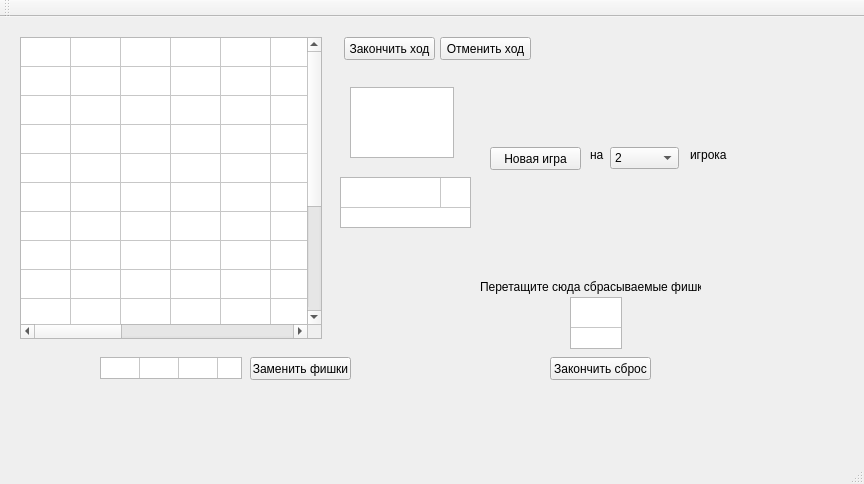
<?xml version="1.0" encoding="UTF-8"?>
<ui version="4.0">
 <class>MainWindow</class>
 <widget class="QMainWindow" name="MainWindow">
  <property name="geometry">
   <rect>
    <x>0</x>
    <y>0</y>
    <width>864</width>
    <height>484</height>
   </rect>
  </property>
  <property name="maximumSize">
   <size>
    <width>864</width>
    <height>16777215</height>
   </size>
  </property>
  <property name="windowTitle">
   <string>MainWindow</string>
  </property>
  <widget class="QWidget" name="centralWidget">
   <widget class="QTableWidget" name="square">
    <property name="geometry">
     <rect>
      <x>20</x>
      <y>20</y>
      <width>302</width>
      <height>302</height>
     </rect>
    </property>
    <property name="maximumSize">
     <size>
      <width>16777215</width>
      <height>16777215</height>
     </size>
    </property>
    <property name="font">
     <font>
      <pointsize>12</pointsize>
      <weight>75</weight>
      <bold>true</bold>
     </font>
    </property>
    <property name="editTriggers">
     <set>QAbstractItemView::NoEditTriggers</set>
    </property>
    <property name="dragEnabled">
     <bool>true</bool>
    </property>
    <property name="dragDropOverwriteMode">
     <bool>true</bool>
    </property>
    <property name="dragDropMode">
     <enum>QAbstractItemView::DragDrop</enum>
    </property>
    <property name="defaultDropAction">
     <enum>Qt::IgnoreAction</enum>
    </property>
    <property name="selectionMode">
     <enum>QAbstractItemView::NoSelection</enum>
    </property>
    <property name="textElideMode">
     <enum>Qt::ElideMiddle</enum>
    </property>
    <attribute name="horizontalHeaderVisible">
     <bool>false</bool>
    </attribute>
    <attribute name="horizontalHeaderDefaultSectionSize">
     <number>50</number>
    </attribute>
    <attribute name="horizontalHeaderMinimumSectionSize">
     <number>20</number>
    </attribute>
    <attribute name="verticalHeaderVisible">
     <bool>false</bool>
    </attribute>
    <attribute name="verticalHeaderDefaultSectionSize">
     <number>29</number>
    </attribute>
    <attribute name="verticalHeaderMinimumSectionSize">
     <number>20</number>
    </attribute>
    <row>
     <property name="text">
      <string>1s</string>
     </property>
    </row>
    <row>
     <property name="text">
      <string>2s</string>
     </property>
    </row>
    <row>
     <property name="text">
      <string>3s</string>
     </property>
    </row>
    <row>
     <property name="text">
      <string>4s</string>
     </property>
    </row>
    <row>
     <property name="text">
      <string>5s</string>
     </property>
    </row>
    <row>
     <property name="text">
      <string>6s</string>
     </property>
    </row>
    <row>
     <property name="text">
      <string>7s</string>
     </property>
    </row>
    <row>
     <property name="text">
      <string>8s</string>
     </property>
    </row>
    <row>
     <property name="text">
      <string>9s</string>
     </property>
    </row>
    <row>
     <property name="text">
      <string>10s</string>
     </property>
    </row>
    <row>
     <property name="text">
      <string>11s</string>
     </property>
    </row>
    <row>
     <property name="text">
      <string>12s</string>
     </property>
    </row>
    <row>
     <property name="text">
      <string>13s</string>
     </property>
    </row>
    <row>
     <property name="text">
      <string>14s</string>
     </property>
    </row>
    <row>
     <property name="text">
      <string>15s</string>
     </property>
    </row>
    <column>
     <property name="text">
      <string>1</string>
     </property>
    </column>
    <column>
     <property name="text">
      <string>2</string>
     </property>
    </column>
    <column>
     <property name="text">
      <string>3</string>
     </property>
    </column>
    <column>
     <property name="text">
      <string>4</string>
     </property>
    </column>
    <column>
     <property name="text">
      <string>5</string>
     </property>
    </column>
    <column>
     <property name="text">
      <string>6</string>
     </property>
    </column>
    <column>
     <property name="text">
      <string>7</string>
     </property>
    </column>
    <column>
     <property name="text">
      <string>8</string>
     </property>
    </column>
    <column>
     <property name="text">
      <string>9</string>
     </property>
    </column>
    <column>
     <property name="text">
      <string>10</string>
     </property>
    </column>
    <column>
     <property name="text">
      <string>11</string>
     </property>
    </column>
    <column>
     <property name="text">
      <string>12</string>
     </property>
    </column>
    <column>
     <property name="text">
      <string>13</string>
     </property>
    </column>
    <column>
     <property name="text">
      <string>14</string>
     </property>
    </column>
    <column>
     <property name="text">
      <string>15</string>
     </property>
    </column>
    <item row="0" column="0">
     <property name="text">
      <string/>
     </property>
     <property name="background">
      <brush brushstyle="NoBrush">
       <color alpha="255">
        <red>1</red>
        <green>0</green>
        <blue>0</blue>
       </color>
      </brush>
     </property>
    </item>
   </widget>
   <widget class="QTableWidget" name="letters">
    <property name="geometry">
     <rect>
      <x>100</x>
      <y>340</y>
      <width>142</width>
      <height>22</height>
     </rect>
    </property>
    <property name="verticalScrollBarPolicy">
     <enum>Qt::ScrollBarAlwaysOff</enum>
    </property>
    <property name="horizontalScrollBarPolicy">
     <enum>Qt::ScrollBarAlwaysOff</enum>
    </property>
    <property name="editTriggers">
     <set>QAbstractItemView::NoEditTriggers</set>
    </property>
    <property name="dragDropMode">
     <enum>QAbstractItemView::DragOnly</enum>
    </property>
    <property name="defaultDropAction">
     <enum>Qt::MoveAction</enum>
    </property>
    <property name="selectionMode">
     <enum>QAbstractItemView::SingleSelection</enum>
    </property>
    <attribute name="horizontalHeaderVisible">
     <bool>false</bool>
    </attribute>
    <attribute name="horizontalHeaderDefaultSectionSize">
     <number>39</number>
    </attribute>
    <attribute name="horizontalHeaderMinimumSectionSize">
     <number>20</number>
    </attribute>
    <attribute name="verticalHeaderVisible">
     <bool>false</bool>
    </attribute>
    <attribute name="verticalHeaderDefaultSectionSize">
     <number>21</number>
    </attribute>
    <attribute name="verticalHeaderMinimumSectionSize">
     <number>20</number>
    </attribute>
    <row>
     <property name="text">
      <string>Новая строка</string>
     </property>
    </row>
    <column>
     <property name="text">
      <string>Новый столбец</string>
     </property>
    </column>
    <column>
     <property name="text">
      <string>Новый столбец</string>
     </property>
    </column>
    <column>
     <property name="text">
      <string>Новый столбец</string>
     </property>
    </column>
    <column>
     <property name="text">
      <string>Новый столбец</string>
     </property>
    </column>
    <column>
     <property name="text">
      <string>Новый столбец</string>
     </property>
    </column>
    <column>
     <property name="text">
      <string>Новый столбец</string>
     </property>
    </column>
    <column>
     <property name="text">
      <string>Новый столбец</string>
     </property>
    </column>
    <item row="0" column="0">
     <property name="text">
      <string/>
     </property>
    </item>
    <item row="0" column="1">
     <property name="text">
      <string/>
     </property>
    </item>
    <item row="0" column="2">
     <property name="text">
      <string/>
     </property>
    </item>
    <item row="0" column="3">
     <property name="text">
      <string/>
     </property>
    </item>
    <item row="0" column="4">
     <property name="text">
      <string/>
     </property>
    </item>
    <item row="0" column="5">
     <property name="text">
      <string/>
     </property>
    </item>
    <item row="0" column="6">
     <property name="text">
      <string/>
     </property>
    </item>
   </widget>
   <widget class="QPushButton" name="endMove">
    <property name="geometry">
     <rect>
      <x>344</x>
      <y>20</y>
      <width>91</width>
      <height>23</height>
     </rect>
    </property>
    <property name="text">
     <string>Закончить ход</string>
    </property>
   </widget>
   <widget class="QTextEdit" name="log">
    <property name="geometry">
     <rect>
      <x>350</x>
      <y>70</y>
      <width>104</width>
      <height>71</height>
     </rect>
    </property>
   </widget>
   <widget class="QPushButton" name="cancelMove">
    <property name="geometry">
     <rect>
      <x>440</x>
      <y>20</y>
      <width>91</width>
      <height>23</height>
     </rect>
    </property>
    <property name="text">
     <string>Отменить ход</string>
    </property>
   </widget>
   <widget class="QPushButton" name="change">
    <property name="geometry">
     <rect>
      <x>250</x>
      <y>340</y>
      <width>101</width>
      <height>23</height>
     </rect>
    </property>
    <property name="text">
     <string>Заменить фишки</string>
    </property>
   </widget>
   <widget class="QTableWidget" name="rubbish">
    <property name="geometry">
     <rect>
      <x>570</x>
      <y>280</y>
      <width>52</width>
      <height>52</height>
     </rect>
    </property>
    <property name="dragDropMode">
     <enum>QAbstractItemView::DragDrop</enum>
    </property>
    <property name="defaultDropAction">
     <enum>Qt::IgnoreAction</enum>
    </property>
    <property name="selectionMode">
     <enum>QAbstractItemView::NoSelection</enum>
    </property>
    <attribute name="horizontalHeaderVisible">
     <bool>false</bool>
    </attribute>
    <attribute name="verticalHeaderVisible">
     <bool>false</bool>
    </attribute>
    <row>
     <property name="text">
      <string>Новая строка</string>
     </property>
    </row>
    <column>
     <property name="text">
      <string>Новый столбец</string>
     </property>
    </column>
   </widget>
   <widget class="QPushButton" name="end_hide">
    <property name="geometry">
     <rect>
      <x>550</x>
      <y>340</y>
      <width>101</width>
      <height>23</height>
     </rect>
    </property>
    <property name="text">
     <string>Закончить сброс</string>
    </property>
   </widget>
   <widget class="QLabel" name="label">
    <property name="geometry">
     <rect>
      <x>480</x>
      <y>260</y>
      <width>221</width>
      <height>20</height>
     </rect>
    </property>
    <property name="text">
     <string>Перетащите сюда сбрасываемые фишки</string>
    </property>
   </widget>
   <widget class="QLabel" name="timer">
    <property name="geometry">
     <rect>
      <x>560</x>
      <y>20</y>
      <width>91</width>
      <height>61</height>
     </rect>
    </property>
    <property name="font">
     <font>
      <family>MS Gothic</family>
      <pointsize>14</pointsize>
     </font>
    </property>
    <property name="text">
     <string/>
    </property>
   </widget>
   <widget class="QPushButton" name="newGame">
    <property name="geometry">
     <rect>
      <x>490</x>
      <y>130</y>
      <width>91</width>
      <height>23</height>
     </rect>
    </property>
    <property name="text">
     <string>Новая игра</string>
    </property>
   </widget>
   <widget class="QComboBox" name="numPlayers">
    <property name="geometry">
     <rect>
      <x>610</x>
      <y>130</y>
      <width>69</width>
      <height>22</height>
     </rect>
    </property>
    <item>
     <property name="text">
      <string>2</string>
     </property>
    </item>
    <item>
     <property name="text">
      <string>3</string>
     </property>
    </item>
    <item>
     <property name="text">
      <string>4</string>
     </property>
    </item>
   </widget>
   <widget class="QLabel" name="label_2">
    <property name="geometry">
     <rect>
      <x>590</x>
      <y>130</y>
      <width>21</width>
      <height>16</height>
     </rect>
    </property>
    <property name="text">
     <string>на</string>
    </property>
   </widget>
   <widget class="QLabel" name="label_3">
    <property name="geometry">
     <rect>
      <x>690</x>
      <y>130</y>
      <width>47</width>
      <height>16</height>
     </rect>
    </property>
    <property name="text">
     <string>игрока</string>
    </property>
   </widget>
   <widget class="QTableWidget" name="scores">
    <property name="geometry">
     <rect>
      <x>340</x>
      <y>160</y>
      <width>131</width>
      <height>51</height>
     </rect>
    </property>
    <property name="verticalScrollBarPolicy">
     <enum>Qt::ScrollBarAlwaysOff</enum>
    </property>
    <property name="horizontalScrollBarPolicy">
     <enum>Qt::ScrollBarAlwaysOff</enum>
    </property>
    <property name="editTriggers">
     <set>QAbstractItemView::NoEditTriggers</set>
    </property>
    <property name="dragDropOverwriteMode">
     <bool>false</bool>
    </property>
    <property name="selectionMode">
     <enum>QAbstractItemView::NoSelection</enum>
    </property>
    <attribute name="horizontalHeaderVisible">
     <bool>false</bool>
    </attribute>
    <attribute name="verticalHeaderVisible">
     <bool>false</bool>
    </attribute>
    <row>
     <property name="text">
      <string>Новая строка</string>
     </property>
    </row>
    <column>
     <property name="text">
      <string>Новый столбец</string>
     </property>
    </column>
    <column>
     <property name="text">
      <string>Новый столбец</string>
     </property>
    </column>
    <column>
     <property name="text">
      <string>Новый столбец</string>
     </property>
    </column>
    <column>
     <property name="text">
      <string>Новый столбец</string>
     </property>
    </column>
   </widget>
  </widget>
  <widget class="QMenuBar" name="menuBar">
   <property name="geometry">
    <rect>
     <x>0</x>
     <y>0</y>
     <width>864</width>
     <height>21</height>
    </rect>
   </property>
  </widget>
  <widget class="QToolBar" name="mainToolBar">
   <attribute name="toolBarArea">
    <enum>TopToolBarArea</enum>
   </attribute>
   <attribute name="toolBarBreak">
    <bool>false</bool>
   </attribute>
  </widget>
  <widget class="QStatusBar" name="statusBar"/>
 </widget>
 <layoutdefault spacing="6" margin="11"/>
 <resources/>
 <connections/>
</ui>
